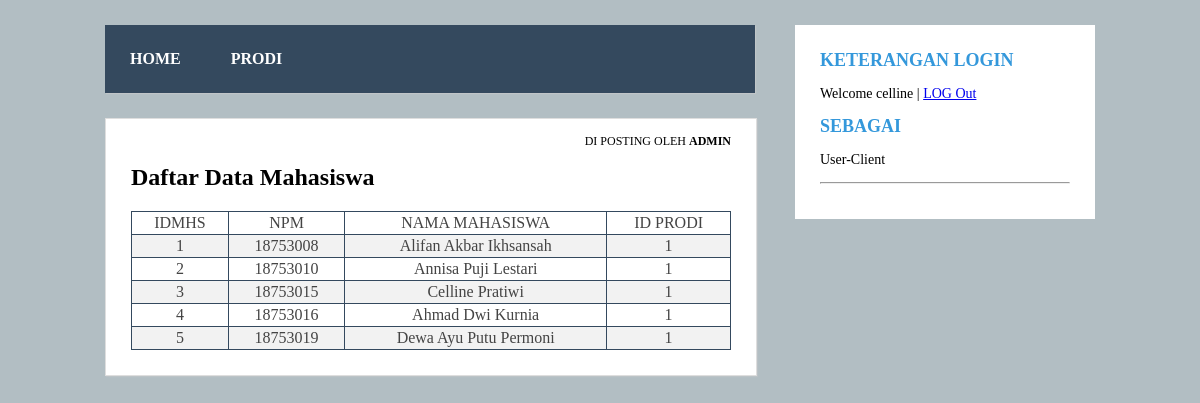
Page /halaman_user.php (signed in) on the committed database.
### tables this page shows
CREATE TABLE `mahasiswa` (
  `idmhs` int(11) NOT NULL,
  `npm` varchar(8) NOT NULL,
  `nama` varchar(50) NOT NULL,
  `idprodi` int(11) NOT NULL
);

### halaman_user.php (the view, shortened to what this page needs)
<html>
<head>
	<link rel="stylesheet" type="text/css" href="style.css">
</head>
<body>
	<div class="wrap">
		<nav class="menu">
			<ul>
				<li>
					<a href="halaman_user.php">HOME</a>
				</li>
				<li>
					<a href="dataprodi_client.php">PRODI</a>
				</li>
			</ul>
		</nav>
		<aside class="sidebar">
			<div class="widget">
				<h2>Keterangan Login</h2>
				<p>
    			<?php echo "Welcome " . $_SESSION['username'] . " | <a href=sistem.php?op=out>LOG Out</a>"; ?>
				</p>
				<h2>Sebagai</h2>
				<p><?php
   					 if ($_SESSION['jenisuser'] == '0') {
   					     $ju = 'User-Client';
 				   } else {
     					 $ju = 'User-Admin';
   					}
   					 echo $ju . '<hr>';
   					 ?></p>
			</div>
					</aside>
		<div class="blog">
			<div class="conteudo">
				<div class="post-info">
					Di Posting Oleh <b>Admin</b>
				</div>
<?php
$hub = open_connection();
$a = @$_GET["a"];
	switch ($a) {
	default:
	read_data();
		break;
	}
?>
<?php
function read_data()
{
	global $hub;
	$query = "select * from mahasiswa";
	$result = mysqli_query($hub, $query);?>
	<h2>Daftar Data Mahasiswa</h2>
	<table border="1" cellpadding="2" class="table1">
		<tr class="re">
			<td>IDMHS</td>
			<td>NPM</td>
			<td>NAMA MAHASISWA</td>
			<td>ID PRODI</td>
		</tr>
<?php while ($row=mysqli_fetch_array($result)) {?>
	<tr>
	<td><?php echo $row['idmhs'];?></td>
	<td><?php echo $row['npm'];?></td>
	<td><?php echo $row['nama'];?></td>
	<td><?php echo $row['idprodi'];?></td>
	</tr>
	<?php } ?>
	</table>
	<?php } ?>
			</div>
		</div>
	</div>
</body>
</html>

### style.css (style rules this page uses)
.table1 { font-family: cambria; color: #444; border-collapse: collapse; width: 100%; border: 2px #34495e; }
.table1, th, td { padding: 2px 5px; text-align: center; }
.table1 tr:nth-child(even) { background-color: #f2f2f2; }
body { background: #b2bec3; margin:10; font-family: 'cambria', cambria; }
.wrap { width: 990px; margin:25px auto; }
nav.menu ul { overflow:hidden; color:#fff; list-style: none; float:left; padding:0; width: 650px; margin:0 0 0; background: #34495e; -webkit-box-shadow: 1px 1px 1px 0px rgba(204,204,204,0.55); -moz-box-shadow: 1px 1px 1px 0px rgba(204,204,204,0.55); box-shadow: 1px 1px 1px 0px rgba(204,204,204,0.55); }
nav.menu ul li { margin:0; float:left; }
nav.menu ul a { padding:25px; display:block; font-weight:600; font-size: 16px; color:#fff; text-transform: uppercase; transition: all 0.5s ease; text-decoration: none; }
.sidebar { float:right; width:300px; }
.sidebar .widget { padding:25px; margin:0 0 25px; background:#fff; border-bottom: 2px solid #fff; transition: all 0.5s ease; }
.sidebar .widget h2 { padding:0; margin:0 0 15px; color:#3498db; font-size: 18px; font-weight:800; text-transform: uppercase; }
.sidebar .widget p { font-size: 14px; }
.blog { float:left; }
.conteudo { width:600px; padding:25px; margin:25px auto; background: #fff; border:1px solid #dedede; -webkit-box-shadow: 1px 1px 1px 0px rgba(204,204,204,0.35); -moz-box-shadow: 1px 1px 1px 0px rgba(204,204,204,0.35); box-shadow: 1px 1px 1px 0px rgba(204,204,204,0.35); }
.post-info { float: right; font-size: 12px; margin: -10px 0 15px; text-transform: uppercase; }

### rows in the picture
mahasiswa: idmhs "1", npm "18753008", nama "Alifan Akbar Ikhsansah", idprodi "1"
mahasiswa: idmhs "2", npm "18753010", nama "Annisa Puji Lestari", idprodi "1"
mahasiswa: idmhs "3", npm "18753015", nama "Celline Pratiwi", idprodi "1"
mahasiswa: idmhs "4", npm "18753016", nama "Ahmad Dwi Kurnia", idprodi "1"
mahasiswa: idmhs "5", npm "18753019", nama "Dewa Ayu Putu Permoni", idprodi "1"

### other values in the picture
$_SESSION['username'] "celline"
$ju "User-Client"
